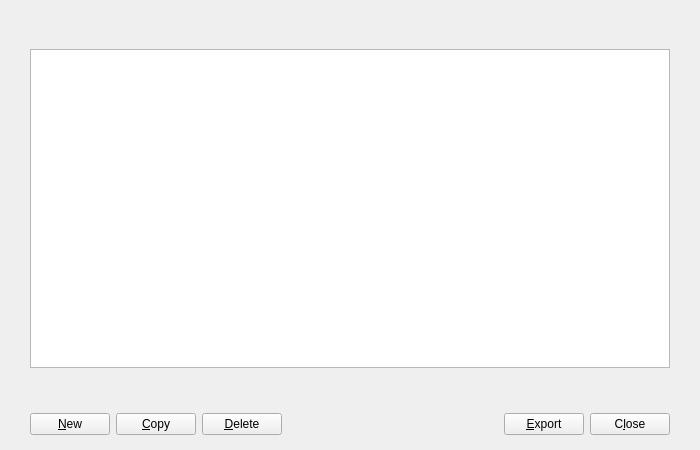
<?xml version="1.0" encoding="UTF-8"?>
<ui version="4.0">
 <class>AddressBookPage</class>
 <widget class="QWidget" name="AddressBookPage">
  <property name="geometry">
   <rect>
    <x>0</x>
    <y>0</y>
    <width>700</width>
    <height>450</height>
   </rect>
  </property>
  <layout class="QVBoxLayout" name="verticalLayout">
   <property name="spacing">
    <number>0</number>
   </property>
   <property name="leftMargin">
    <number>0</number>
   </property>
   <property name="topMargin">
    <number>0</number>
   </property>
   <property name="rightMargin">
    <number>0</number>
   </property>
   <property name="bottomMargin">
    <number>0</number>
   </property>
   <item>
    <layout class="QVBoxLayout" name="verticalLayout_2">
     <property name="spacing">
      <number>15</number>
     </property>
     <property name="leftMargin">
      <number>30</number>
     </property>
     <property name="topMargin">
      <number>20</number>
     </property>
     <property name="rightMargin">
      <number>30</number>
     </property>
     <property name="bottomMargin">
      <number>20</number>
     </property>
     <item>
      <widget class="QLabel" name="labelExplanation">
       <property name="textFormat">
        <enum>Qt::PlainText</enum>
       </property>
       <property name="wordWrap">
        <bool>true</bool>
       </property>
      </widget>
     </item>
     <item>
      <widget class="QTableView" name="tableView">
       <property name="contextMenuPolicy">
        <enum>Qt::CustomContextMenu</enum>
       </property>
       <property name="toolTip">
        <string>Right-click to edit address or label</string>
       </property>
       <property name="tabKeyNavigation">
        <bool>false</bool>
       </property>
       <property name="alternatingRowColors">
        <bool>true</bool>
       </property>
       <property name="selectionMode">
        <enum>QAbstractItemView::SingleSelection</enum>
       </property>
       <property name="selectionBehavior">
        <enum>QAbstractItemView::SelectRows</enum>
       </property>
       <property name="sortingEnabled">
        <bool>true</bool>
       </property>
       <attribute name="verticalHeaderVisible">
        <bool>false</bool>
       </attribute>
      </widget>
     </item>
    </layout>
   </item>
   <item>
    <widget class="QWidget" name="buttonsContainerWhite" native="true">
     <layout class="QHBoxLayout" name="horizontalLayout_2">
      <property name="leftMargin">
       <number>30</number>
      </property>
      <property name="topMargin">
       <number>25</number>
      </property>
      <property name="rightMargin">
       <number>30</number>
      </property>
      <property name="bottomMargin">
       <number>15</number>
      </property>
      <item>
       <widget class="QPushButton" name="newAddress">
        <property name="toolTip">
         <string>Create a new address</string>
        </property>
        <property name="text">
         <string>&amp;New</string>
        </property>
        <property name="icon">
         <iconset resource="../bitcoin.qrc">
          <normaloff>:/icons/add</normaloff>:/icons/add</iconset>
        </property>
        <property name="autoDefault">
         <bool>false</bool>
        </property>
       </widget>
      </item>
      <item>
       <widget class="QPushButton" name="copyAddress">
        <property name="toolTip">
         <string>Copy the currently selected address to the system clipboard</string>
        </property>
        <property name="text">
         <string>&amp;Copy</string>
        </property>
        <property name="icon">
         <iconset resource="../bitcoin.qrc">
          <normaloff>:/icons/editcopy</normaloff>:/icons/editcopy</iconset>
        </property>
        <property name="autoDefault">
         <bool>false</bool>
        </property>
       </widget>
      </item>
      <item>
       <widget class="QPushButton" name="deleteAddress">
        <property name="toolTip">
         <string>Delete the currently selected address from the list</string>
        </property>
        <property name="text">
         <string>&amp;Delete</string>
        </property>
        <property name="icon">
         <iconset resource="../bitcoin.qrc">
          <normaloff>:/icons/remove</normaloff>:/icons/remove</iconset>
        </property>
        <property name="autoDefault">
         <bool>false</bool>
        </property>
       </widget>
      </item>
      <item>
       <spacer name="horizontalSpacer">
        <property name="orientation">
         <enum>Qt::Horizontal</enum>
        </property>
        <property name="sizeHint" stdset="0">
         <size>
          <width>465</width>
          <height>21</height>
         </size>
        </property>
       </spacer>
      </item>
      <item>
       <widget class="QPushButton" name="exportButton">
        <property name="toolTip">
         <string>Export the data in the current tab to a file</string>
        </property>
        <property name="text">
         <string>&amp;Export</string>
        </property>
        <property name="icon">
         <iconset resource="../bitcoin.qrc">
          <normaloff>:/icons/export</normaloff>:/icons/export</iconset>
        </property>
        <property name="autoDefault">
         <bool>false</bool>
        </property>
       </widget>
      </item>
      <item>
       <widget class="QPushButton" name="closeButton">
        <property name="text">
         <string>C&amp;lose</string>
        </property>
        <property name="autoDefault">
         <bool>false</bool>
        </property>
       </widget>
      </item>
     </layout>
    </widget>
   </item>
  </layout>
 </widget>
 <resources>
  <include location="../bitcoin.qrc"/>
 </resources>
 <connections/>
</ui>
